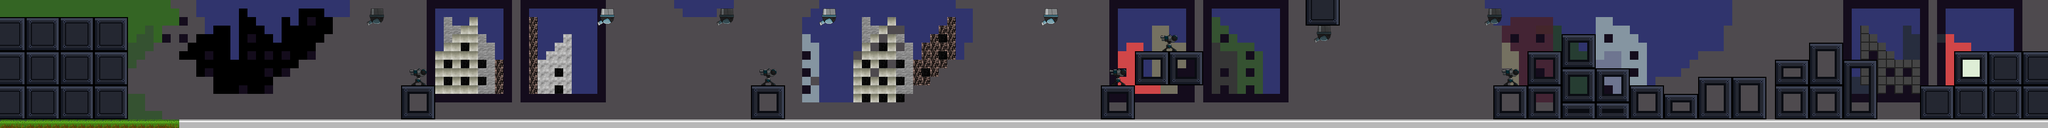

A level layout from a 2D game, rendered from its tile map. Below: a short description, then the map file with tile-grid data replaced by summaries:
An orthogonal 240x15 tile map with 16x16 px tiles, 4 tile layers (bg1, bg2, bg3, element), 8 tilesets and 56 objects.

<map version="1.0" tiledversion="2017.07.26" orientation="orthogonal" renderorder="right-down" width="240" height="15" tilewidth="16" tileheight="16" nextobjectid="123">
 <tileset firstgid="1" source="tileset/plums.tsx" />
 <tileset firstgid="1901" source="tileset/sheet1.tsx" />
 <tileset firstgid="2157" source="tileset/mininicular.tsx" />
 <tileset firstgid="2221" source="tileset/Industrial-TileSheet (1).tsx" />
 <tileset firstgid="4781" source="tileset/turret8.tsx" />
 <tileset firstgid="4785" source="tileset/turret3.tsx" />
 <tileset firstgid="4789" source="tileset/turret2.tsx" />
 <tileset firstgid="4793" source="tileset/turret7.tsx" />
 <layer name="bg1" width="240" height="15">
  <data>[3600 cells, 3395 non-empty, 4 distinct tile ids]</data>
 </layer>
 <layer name="bg2" width="240" height="15">
  <data>[3600 cells, 1670 non-empty, 19 distinct tile ids]</data>
 </layer>
 <layer name="bg3" width="240" height="15">
  <data>[3600 cells, 2245 non-empty, 6 distinct tile ids]</data>
 </layer>
 <layer name="element" width="240" height="15">
  <data>[3600 cells, 1165 non-empty, 57 distinct tile ids]</data>
 </layer>
 <objectgroup name="Ground">
  <object id="3" x="0" y="224" width="2400" height="16" />
  <object id="14" x="2400" y="224" width="992" height="16" />
  <object id="19" x="3392" y="224" width="448" height="16" />
 </objectgroup>
 <objectgroup name="Wall">
  <object id="25" x="0" y="0" width="768" height="16" />
  <object id="26" x="768" y="0" width="592" height="16" />
  <object id="27" x="1360" y="0" width="720" height="16" />
  <object id="28" x="2080" y="0" width="800" height="16" />
  <object id="29" x="2880" y="0" width="816" height="16" />
  <object id="30" x="3696" y="0" width="144" height="16" />
  <object id="49" x="752" y="160" width="64" height="64" />
  <object id="50" x="0" y="32" width="240" height="192" />
  <object id="51" x="1408" y="160" width="64" height="64" />
  <object id="54" x="2128" y="96" width="128" height="64" />
  <object id="55" x="2064" y="160" width="64" height="64" />
  <object id="58" x="2800" y="160" width="64" height="64" />
  <object id="62" x="3664" y="96" width="128" height="128" />
  <object id="68" x="2448" y="16" width="64" height="32" />
  <object id="104" x="2864" y="176" width="320" height="48" />
  <object id="105" x="2864" y="160" width="256" height="16" />
  <object id="106" x="2864" y="96" width="64" height="64" />
  <object id="107" x="2928" y="64" width="64" height="96" />
  <object id="108" x="2992" y="128" width="64" height="32" />
  <object id="109" x="3792" y="160" width="48" height="64" />
  <object id="113" x="3184" y="144" width="128" height="80" />
  <object id="114" x="3792" y="96" width="48" height="64" />
  <object id="116" x="3328" y="112" width="64" height="112" />
  <object id="118" x="3392" y="80" width="64" height="144" />
  <object id="119" x="3456" y="112" width="64" height="112" />
 </objectgroup>
 <objectgroup name="GroundTurret">
  <object id="63" x="768" y="128" width="32" height="32">
   <properties>
    <property name="armor" value="" />
   </properties>
  </object>
  <object id="64" x="1424" y="128" width="32" height="32" />
  <object id="65" x="2080" y="128" width="32" height="32">
   <properties>
    <property name="armor" value="" />
    <property name="heart" value="" />
   </properties>
  </object>
  <object id="66" x="2176" y="64" width="32" height="32">
   <properties>
    <property name="armor" value="" />
   </properties>
  </object>
  <object id="69" x="2816" y="128" width="32" height="32">
   <properties>
    <property name="armor" value="" />
   </properties>
  </object>
 </objectgroup>
 <objectgroup name="CeilTurret">
  <object id="70" x="1120" y="16" width="32" height="32" />
  <object id="71" x="688" y="16" width="32" height="32" />
  <object id="72" x="1344" y="16" width="32" height="32" />
  <object id="73" x="1536" y="16" width="32" height="32" />
  <object id="79" x="2464" y="48" width="32" height="32">
   <properties>
    <property name="heart" value="" />
   </properties>
  </object>
  <object id="80" x="2784" y="16" width="32" height="32">
   <properties>
    <property name="heart" value="" />
   </properties>
  </object>
  <object id="97" x="1952" y="16" width="32" height="32">
   <properties>
    <property name="heart" value="" />
   </properties>
  </object>
 </objectgroup>
 <objectgroup name="Enemy">
  <object id="81" x="976" y="208" width="16" height="16" />
  <object id="82" x="1680" y="208" width="16" height="16" />
  <object id="83" x="1088" y="208" width="16" height="16" />
  <object id="84" x="1184" y="208" width="16" height="16" />
  <object id="85" x="1264" y="208" width="16" height="16" />
  <object id="86" x="1808" y="208" width="16" height="16" />
  <object id="87" x="1568" y="208" width="16" height="16" />
  <object id="88" x="1936" y="208" width="16" height="16" />
  <object id="89" x="2272" y="208" width="16" height="16" />
  <object id="90" x="2384" y="208" width="16" height="16" />
  <object id="91" x="2464" y="208" width="16" height="16" />
  <object id="94" x="2608" y="208" width="16" height="16" />
  <object id="95" x="864" y="208" width="16" height="16" />
  <object id="96" x="2704" y="208" width="16" height="16" />
 </objectgroup>
 <objectgroup name="EndGame">
  <object id="115" x="3600" y="160" width="64" height="64" />
 </objectgroup>
 <objectgroup name="Boss">
  <object id="122" x="3344" y="96" width="16" height="16" />
 </objectgroup>
</map>
